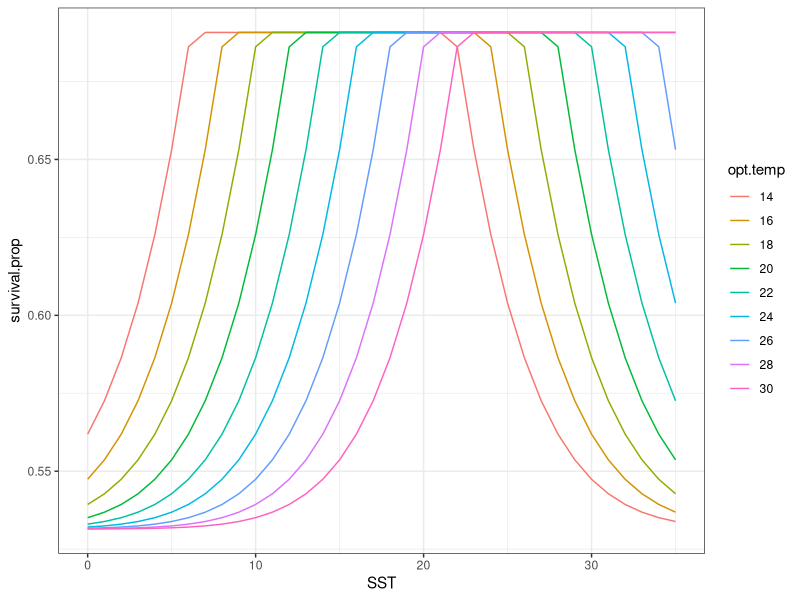
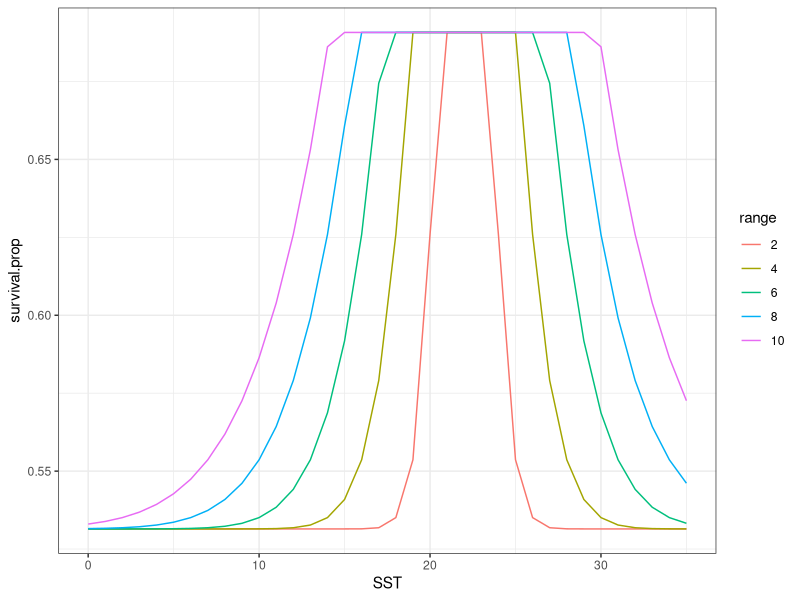

Generate these figures, in order, with R:
library(ggplot2)
library(tidyverse)


# Model Parameter set up --------------------------------------------------

SST = seq(0, 35) #sea surface temperatures to model

opt.temp = seq(14,30, by = 2) # optimal temperature ranges

temp.range = 10 # thermal performance range, w


# Mortality Function ------------------------------------------------------

calc_mortality <- function(SST, opt.temp, temp.range) {
  nat.m = 1 - exp((-(SST - opt.temp)^2)/(temp.range^2)) # temperature based mortality function from Walsworth et al.
  return(nat.m)
}


# Simulate Mortality Rates Function -----------------------------------------------

simulate_mortaility <- function(SST, opt.temp, temp.range) {
  results = matrix(NaN, nrow = length(SST), ncol = 1) #empty matrix to hold results
  
  
  for (i in 1:length(SST)) {
    for (j in 1:length(opt.temp)) {
      
      mort = calc_mortality(SST[i], opt.temp, temp.range)
      results[i][j] = 1 - exp(-mort)
    }
  }
  
  results_plot = as.data.frame(results) %>% 
    rename(mortality = V1) %>% 
    mutate(survival.prop = case_when(
      exp(-mortality) > exp(-.37) ~ exp(-.37),
      exp(-mortality) < exp(-.37) ~ exp(-mortality)
    ))
  
  results_plot$SST = SST
  results_plot$opt.temp = opt.temp
  results_plot$range = temp.range
  
  return(results_plot)
}



# Simulate multiple optimal temperatures ----------------------------------

simulation_results = data.frame()

for (k in 1:length(opt.temp)) {
  sub_result = simulate_mortaility(SST, opt.temp[k], temp.range)
  simulation_results = bind_rows(sub_result, simulation_results)
}

simulation_results = simulation_results %>% 
  mutate(opt.temp = as.factor(opt.temp))

ggplot(simulation_results, aes(SST, survival.prop, color = opt.temp)) +
  geom_line() +
  theme_bw()


# Simulate multiple range widths ------------------------------------------

opt.temp = 22 # optimal temperature ranges

temp.range = c(2,4,6,8,10) # thermal performance range, w

simulation_results = data.frame()

for (k in 1:length(temp.range)) {
  sub_result = simulate_mortaility(SST, opt.temp, temp.range[k])
  simulation_results = bind_rows(sub_result, simulation_results)
}

simulation_results = simulation_results %>% 
  mutate(range = as.factor(range))

ggplot(simulation_results, aes(SST, survival.prop, color = range)) +
  geom_path() +
  theme_bw() 

